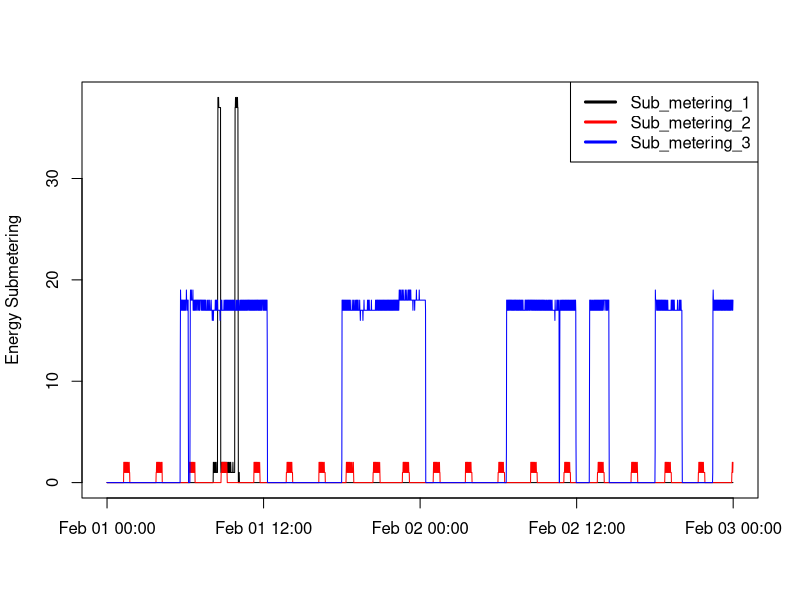

Reproduce this figure in R.
## Part 0: Obtain the data file
# The steps are below:
# 1) Down the zipped data file from:
#      https://d396qusza40orc.cloudfront.net/exdata%2Fdata%2Fhousehold_power_consumption.zip
# 2) Unzip the file to get the data txt file; household_power_consumption.txt
# 3) Ensure the data txt file is stored under the same directory as the R plotting scripts



## Part 1: loading data
# Figure out the calculation to get only the required dates: 2007-02-01 and 2007-02-02 
# The steps are:
# 1) Load 1 row to figure out how many columns
# 2) Load only the 1st column for dates
# 3) Calcualte the beginning rows to skip & the number of rows to load
hpower1row <- read.table("household_power_consumption.txt", header=TRUE, sep=";", nrows=1)
hpower1col <- read.table("household_power_consumption.txt", header = TRUE, sep = ";", 
                         colClasses = c(NA, rep("NULL", ncol(hpower1row) - 1)))
hpower1col[,1] <- as.Date(hpower1col[,1], format="%d/%m/%Y")
load_skip <- which.max(hpower1col$Date == "2007-02-01") - 1
load_nrow <- which.max(hpower1col$Date == "2007-02-03") - which.max(hpower1col$Date == "2007-02-01")

# Load the file with only the required dates
hpower <- read.table("household_power_consumption.txt", header=TRUE, sep=";", skip=load_skip, nrows=load_nrow)
names(hpower) <- names(hpower1row)
names(hpower)[2] <- "DateTime"
hpower[,2] <- as.POSIXct(paste(hpower[,1], hpower[,2]), format = "%d/%m/%Y %H:%M:%S")
hpower[,1] <- as.Date(hpower[,1], format="%d/%m/%Y")

# clean up the temporary variables used for calclating the time frame
rm(hpower1row)
rm(hpower1col)
rm(load_skip)
rm(load_nrow)



## Part 2: plot the diagram
# Plot to energy sub-metering 3 sets of values vs. date & time
png("plot3.png", width = 480, height = 480)
plot(hpower$DateTime, hpower$Sub_metering_1, type="l", ylab="Energy Submetering", xlab="")
lines(hpower$DateTime, hpower$Sub_metering_2, type="l", col="red")
lines(hpower$DateTime, hpower$Sub_metering_3, type="l", col="blue")
legend("topright", c("Sub_metering_1", "Sub_metering_2", "Sub_metering_3"), lty=1, lwd =3, col=c("black", "red", "blue"))
dev.off()



